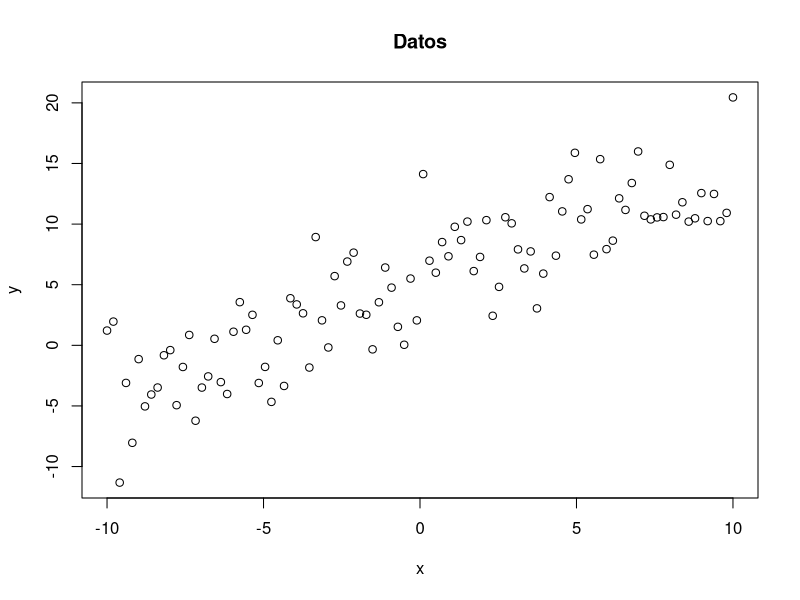
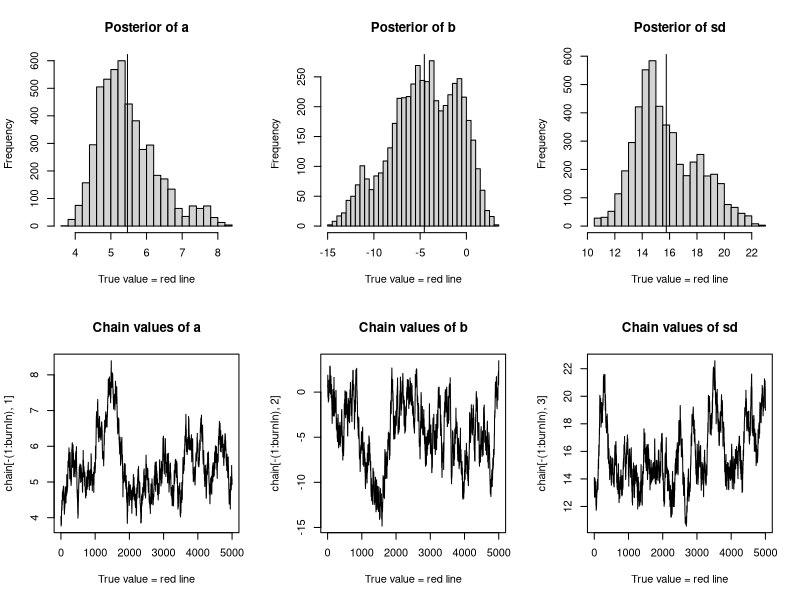

These figures' R source, in order:
rm(list=ls())
set.seed(28112016)
n = 100
A <- 1
B <- 5
C <- 3
x <- seq(-10, 10, length.out = n)
y <- A*x + B + rnorm(n, mean=0, sd=C)

data  <- read.csv("cheese.csv")

plot(x, y, main="Datos")

loglikelihood <- function(x, y, theta){
  a   <- theta[1]
  b   <- theta[2]
  std <- theta[3]
  
  yy <- a*x+b
  singleLikelihood <- dnorm(y, mean=yy, sd=std, log=T)
  sumll <- sum(singleLikelihood)
  return(sumll)
}

logprior <- function(theta){
  a   <- theta[1]
  b   <- theta[2]
  std <- theta[3]
  
  aa <- dunif(a, min=0, max=50, log=T)
  bb <- dnorm(b, sd=5, log=T)     #jump size
  std0 <- dunif(std, min=0, max=50, log=T)
  return(aa+bb+std0)
}

logposteriori <- function(x, y, theta){
  return(loglikelihood(x, y, theta) + logprior(theta))
}

proposal <- function(theta){
  a   <- theta[1]
  b   <- theta[2]
  std <- theta[3]
  #sd is jump size
  return(rnorm(3, mean=c(a,b,std), sd=c(0.1, 0.5, 0.3)))
}

runMCMC <- function(x, y, startValue, iterations){
  chain <- array(dim = c(iterations+1,3))
  chain[1,] <- startValue
  for (i in 1:iterations){
    prop <- proposal(chain[i,])
    probab <- exp(logposteriori(x,y,prop)- logposteriori(x,y,chain[i,]))
    if(runif(1) < probab){
      chain[i+1, ] = prop
    } else {
      chain[i+1, ] = chain[i, ]
      #i <- i-1
    }
    #print(chain[i,])
    print(i)
    #readkey()
  }
  return(data.frame(a=chain[,1], b=chain[,2], sd=chain[,3]))
}

readkey <- function()
{
  cat ("Press [enter] to continue")
  line <- readline()
}

theta0 <- c(1,1,1)
#chain <- runMCMC(x, y, startValue = theta0, iterations=10000)
chain <- runMCMC(data$Acetic, data$taste, startValue = theta0, iterations=10000)
burnIn <- 5000
acceptance <- 1 - mean(duplicated(chain[-(1:burnIn), ]))

resultado <- data.frame(chain)
tail(resultado)
###Summary
par(mfrow=c(2,3))
hist(chain[-(1:burnIn), 1], nclass=30, main='Posterior of a', xlab='True value = red line')
abline(v=mean(chain[-(1:burnIn), 1]))
abline(v=A, col='red')
hist(chain[-(1:burnIn), 2], nclass=30, main='Posterior of b', xlab='True value = red line')
abline(v=mean(chain[-(1:burnIn), 2]))
abline(v=B, col='red')
hist(chain[-(1:burnIn), 3], nclass=30, main='Posterior of sd', xlab='True value = red line')
abline(v=mean(chain[-(1:burnIn), 3]))
abline(v=C, col='red')

plot(chain[-(1:burnIn),1], type = "l", xlab="True value = red line" , main = "Chain values of a" )
abline(h = A, col="red" )
plot(chain[-(1:burnIn),2], type = "l", xlab="True value = red line" , main = "Chain values of b" )
abline(h = B, col="red" )
plot(chain[-(1:burnIn),3], type = "l", xlab="True value = red line" , main = "Chain values of sd" )
abline(h = C, col="red" )

summary(lm(y~x))


##############################################################################
##############----Varias cadenas----##########################################

for(i in 1:5){ #5 cadenas
  aux <- theta0+round(10*runif(1))
  chain <- runMCMC(data$Acetic, data$taste, startValue = theta0, iterations=10000)
  resultado <- cbind(resultado, chain)
}

tail(resultado)
